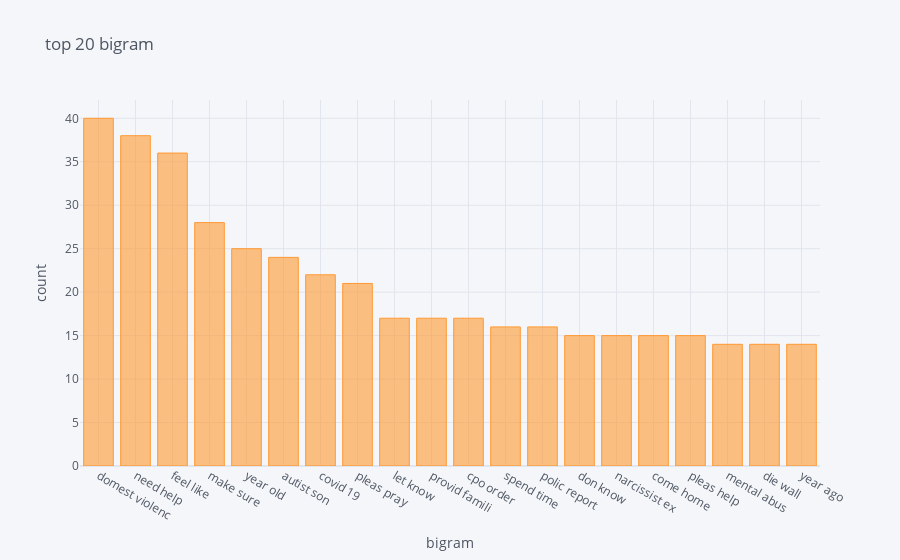

The notebook cell saved with this chart:
### Code cell
words = get_top_n_words(list(df['stemmed']),20,2)
df1 = pd.DataFrame(words,columns=['bigram','frequency'])
df1= df1.set_index('bigram')
df1.iplot(kind='bar',xTitle='bigram',yTitle='count', title='top 20 bigram')

### Figure 1 — Plotly figure (JSON) as saved in the notebook; plotly's stock layout.template omitted (floating-point values rounded to 4 significant figures)
{"data": [{"marker": {"color": "rgba(255, 153, 51, 0.6)", "line": {"color": "rgba(255, 153, 51, 1.0)", "width": 1}}, "name": "frequency", "orientation": "v", "text": "", "type": "bar", "x": ["domest violenc", "need help", "feel like", "make sure", "year old", "autist son", "covid 19", "pleas pray", "let know", "provid famili", "cpo order", "spend time", "polic report", "don know", "narcissist ex", "come home", "pleas help", "mental abus", "die wall", "year ago"], "y": [40, 38, 36, 28, 25, 24, 22, 21, 17, 17, 17, 16, 16, 15, 15, 15, 15, 14, 14, 14]}], "layout": {"legend": {"bgcolor": "#F5F6F9", "font": {"color": "#4D5663"}}, "paper_bgcolor": "#F5F6F9", "plot_bgcolor": "#F5F6F9", "title": {"font": {"color": "#4D5663"}, "text": "top 20 bigram"}, "xaxis": {"gridcolor": "#E1E5ED", "showgrid": true, "tickfont": {"color": "#4D5663"}, "title": {"font": {"color": "#4D5663"}, "text": "bigram"}, "zerolinecolor": "#E1E5ED"}, "yaxis": {"gridcolor": "#E1E5ED", "showgrid": true, "tickfont": {"color": "#4D5663"}, "title": {"font": {"color": "#4D5663"}, "text": "count"}, "zerolinecolor": "#E1E5ED"}}}
